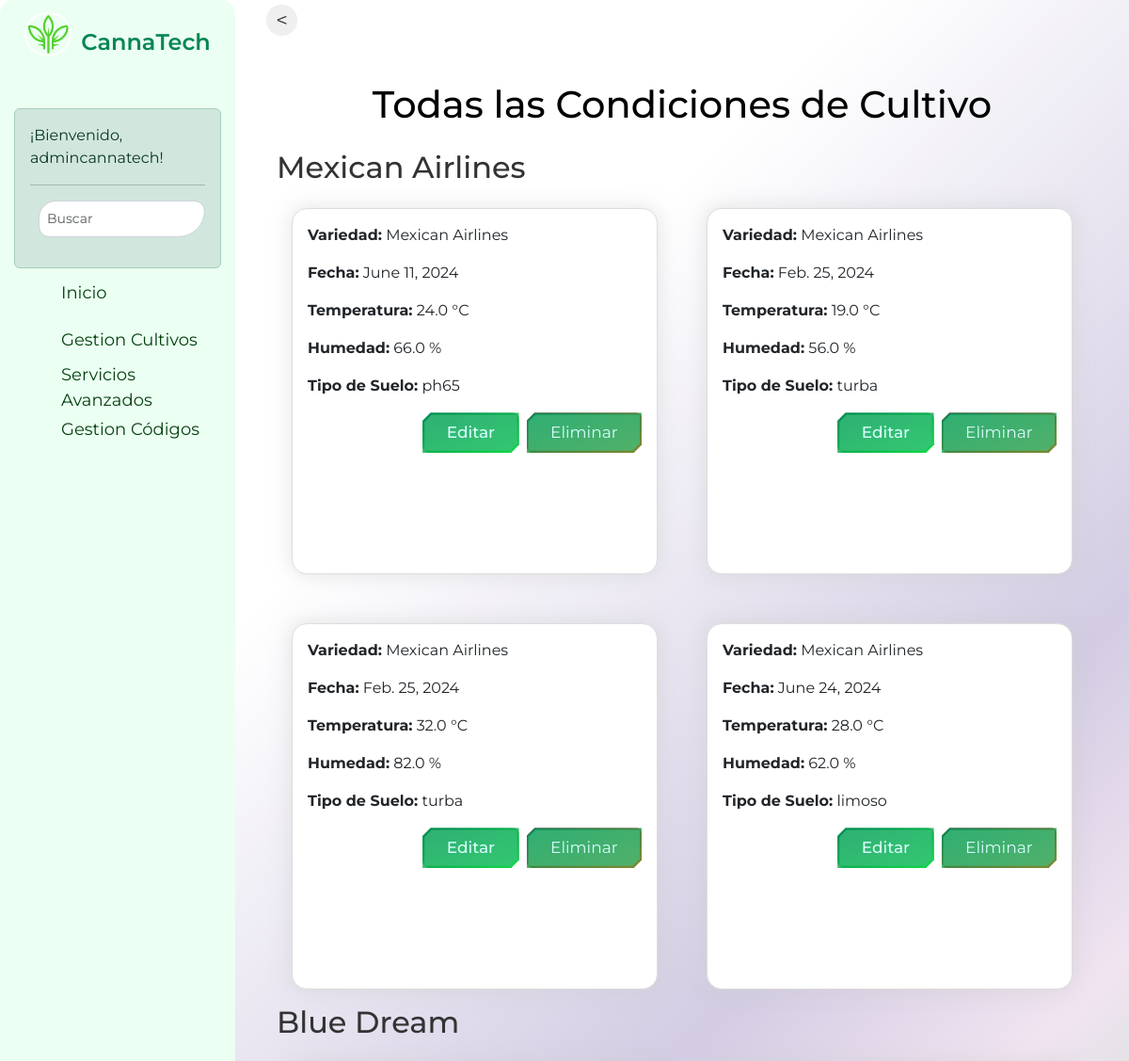
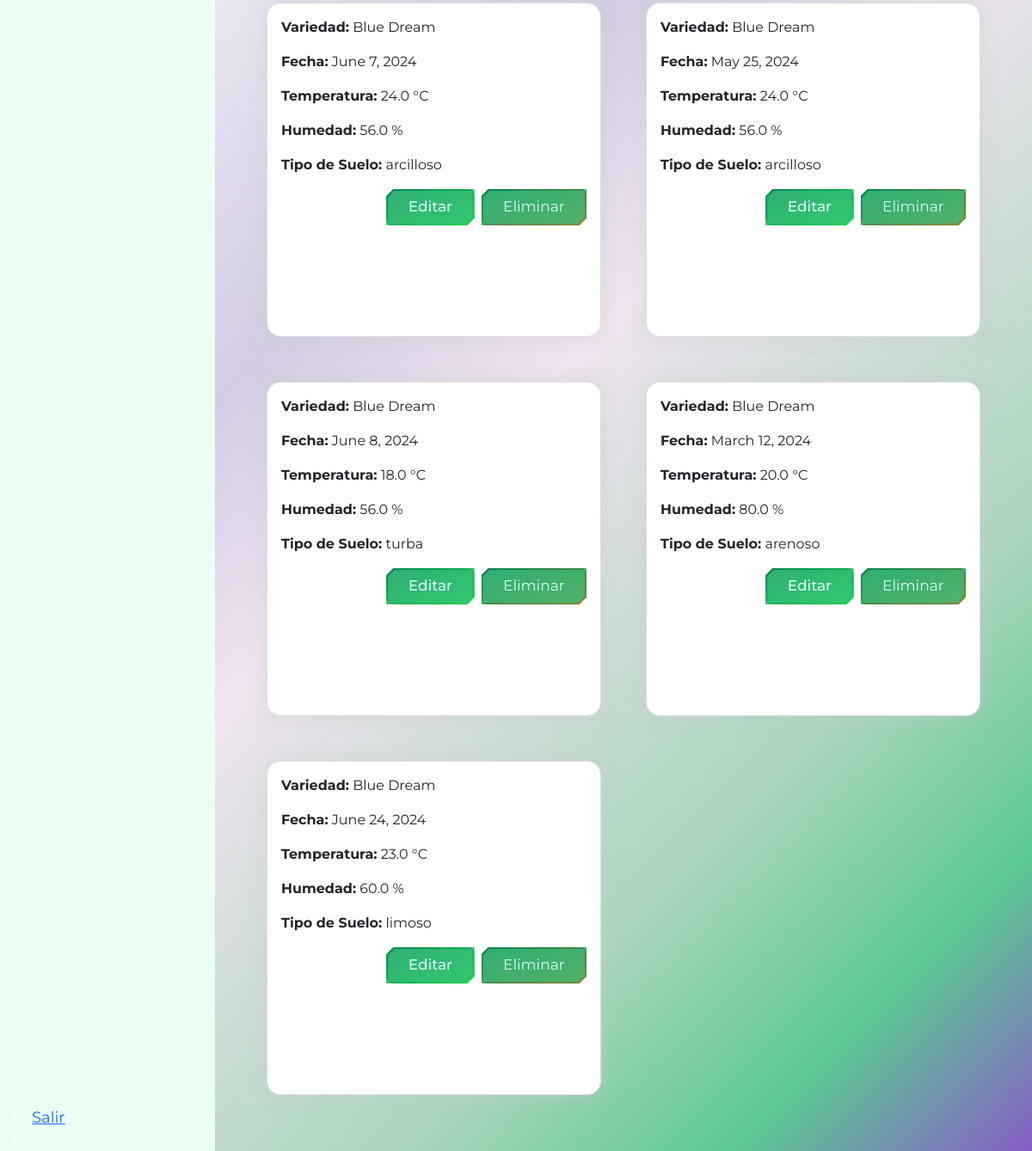
Screenshot of /condiciones/ (signed in) with the database file from the repository (2 pictures, top to bottom).
### core/models.py (models this page shows, shortened)
class Variedad(models.Model):
    nombre = models.CharField(max_length=100)
    descripcion = models.TextField()
    user = models.ForeignKey(User, on_delete=models.CASCADE, default=None)

class CondicionesCultivo(models.Model):
    variedad = models.ForeignKey(Variedad, on_delete=models.CASCADE, related_name='condiciones')
    registro_fecha = models.DateField()
    temperatura = models.FloatField()
    humedad = models.FloatField()
    tipo_suelo = models.CharField(max_length=100, choices=[
        ('arcilloso', 'Arcilloso: Alta proporción de arcilla, retiene agua y nutrientes.'),
        ('arenoso', 'Arenoso: Mucha arena, muy permeable, retiene menos agua y nutrientes.'),
        ('limoso', 'Limoso: Textura suave, retiene agua y nutrientes.'),
        ('humifero', 'Humífero: Rico en materia orgánica y nutrientes, muy fértil.'),
        ('calcareo', 'Calcáreo: Alto contenido de calcio, afecta el pH del suelo.'),
        ('salino', 'Salino: Concentraciones altas de sales solubles, perjudicial para cultivos.'),
        ('turba', 'Turba: Suelo orgánico de descomposición vegetal.'),
    ])
    ph_suelo = models.FloatField(default=7.0)
    nutrientes = models.CharField(max_length=100, default='normal')
    iluminacion = models.FloatField(default=0.0)
    temperatura_suelo = models.FloatField(default=0.0)
    humedad_suelo = models.FloatField(default=0.0)
    temperatura_ambiente = models.FloatField(default=0.0)
    humedad_ambiente = models.FloatField(default=0.0)
    concentracion_co2 = models.FloatField(default=400.0)
    ventilacion = models.CharField(max_length=100, default='normal')
    oxigeno_suelo = models.FloatField(default=0.0)
    calidad_agua_ph = models.FloatField(default=6.0)
    calidad_agua_cloro = models.FloatField(default=0.0)

### core/views.py (the view)
# urls.py: path('condiciones/', views.todas_condiciones_cultivo, name='todas_condiciones_cultivo'),
@login_required
def todas_condiciones_cultivo(request):
    variedades = Variedad.objects.filter(user=request.user)
    condiciones = CondicionesCultivo.objects.filter(variedad__in=variedades)
    return render(request, 'core/condiciones_cultivo.html', {'condiciones': condiciones})

### core/templates/core/condiciones_cultivo.html (shortened to what this page needs)
{% extends 'core/base.html' %}
{% load static %}
{% block content %}
    <input type="button" class="btn-prev" value="<" onClick="javascript:history.go(-1);">
    <div class="container my-5">
        <div class="text-center">
            <h1 class="mb-4 texto-negro">Todas las Condiciones de Cultivo</h1>
        </div>
        {% regroup condiciones by variedad as grouped_condiciones %}
        {% for group in grouped_condiciones %}
        <div class="variedad-group">
            <h2 class="variedad-nombre">{{ group.grouper.nombre }}</h2>
            <div class="card-cont">
                {% for condicion in group.list %}
                <div class="card cultivo-card">
                    <div class="card-body">
                        <p><strong>Variedad:</strong> {{ condicion.variedad.nombre }}</p>
                        <p><strong>Fecha:</strong> {{ condicion.registro_fecha }}</p>
                        <p><strong>Temperatura:</strong> {{ condicion.temperatura }} °C</p>
                        <p><strong>Humedad:</strong> {{ condicion.humedad }} %</p>
                        <p><strong>Tipo de Suelo:</strong> {{ condicion.tipo_suelo }}</p>
                        <div class="d-flex justify-content-end">
                            <a href="{% url 'condiciones_cultivo_update' condicion.variedad.pk condicion.pk %}" class="btn btn-primary me-2">Editar</a>
                            <button type="button" class="btn btn-danger" data-toggle="modal" data-target="#modalEliminarCondicion{{ condicion.pk }}">
                                Eliminar
                            </button>
                        </div>
                    </div>
                </div>
                {% endfor %}
            </div>
        </div>
        {% endfor %}
    </div>
{% endblock %}

### core/templates/core/base.html (shortened to what this page needs)
{% load static %}
<!DOCTYPE html>
<html lang="en">
<head>
    <link rel="stylesheet" href="https://cdn.jsdelivr.net/npm/bootstrap@5.3.0/dist/css/bootstrap.min.css">
    <link rel="stylesheet" href="https://code.ionicframework.com/ionicons/2.0.1/css/ionicons.min.css">
    <link href="{% static 'core/css/main.css' %}" rel="stylesheet">
    <link href="{% static 'core/css/styles.css' %}" rel="stylesheet">
    <link rel="stylesheet" href="https://cdnjs.cloudflare.com/ajax/libs/font-awesome/6.5.2/css/all.min.css" />
</head>
<body data-bs-theme="light">
    <div class="container-fluid">
        <div class="row">
            {% if user.is_authenticated %}
            <div class="barra-lateral">
                <div>
                    <div class="nombre-pagina">
                        <a href="{% url 'home' %}">
                            <img src="{% static 'core/images/logo.png' %}" alt="CannaTech Logo" class="logo">
                        </a>
                        <p class="nombre">CannaTech</p>
                    </div>
                           <div class="alert alert-success mt-1 mb-1">
                        ¡Bienvenido,<br> {{ request.user.get_username }}!
                        <hr>
                                <form method="GET" action="{% url 'search_results' %}" class="form-inline my-2 my-lg-0">
                                   <strong>  </strong>
                                    <input class="form-control mr-sm-2" type="search" placeholder="Buscar" aria-label="Search" name="q">
                                </form>
                            </div>
                                    </div>
                        <nav class="navegacion">
                    <li>
                    <a id="home" href="{% url 'home' %}">
                        <span class="text-color">Inicio</span>
                    </a>
                </li>
                            <li>
                                <a id="products" href="{% url 'products' %}">
                                    <span>Gestion Cultivos</span>
                                </a>
                            </li>
                <a id="funcionalidades" href="{% url 'management-view' %}">
                    <span>Servicios<br>Avanzados</span>
                </a>
                    <li>
                        <a id="funcionalidades" href="{% url 'barcodes' %}">
                        <span>Gestion Códigos</span>
                        </a>
                            </li>
            </nav>
                <div>
                    <div class="linea"></div>
            </div>
            <li>
                <a id="exit" href="{% url 'exit' %}">
                    <span>Salir</span>
                </a>
            </li>
            <li>
            </div>
            {% endif %}
            <div class="col">
                <main class="{% if user.is_authenticated %}authenticated-main{% else %}unauthenticated-main{% endif %}">
                    {% block content %}
                    {% endblock %}
                </main>
</body>
</html>

### rows the page displays
Variedad: grouper.nombre "Mexican Airlines"
CondicionesCultivo: variedad.nombre "Mexican Airlines", registro_fecha "June 11, 2024", temperatura "24.0", humedad "66.0", tipo_suelo "ph65"
CondicionesCultivo: variedad.nombre "Mexican Airlines", registro_fecha "Feb. 25, 2024", temperatura "19.0", humedad "56.0", tipo_suelo "turba"
CondicionesCultivo: variedad.nombre "Mexican Airlines", registro_fecha "Feb. 25, 2024", temperatura "32.0", humedad "82.0", tipo_suelo "turba"
CondicionesCultivo: variedad.nombre "Mexican Airlines", registro_fecha "June 24, 2024", temperatura "28.0", humedad "62.0", tipo_suelo "limoso"
Variedad: grouper.nombre "Blue Dream"
CondicionesCultivo: variedad.nombre "Blue Dream", registro_fecha "June 7, 2024", temperatura "24.0", humedad "56.0", tipo_suelo "arcilloso"
CondicionesCultivo: variedad.nombre "Blue Dream", registro_fecha "May 25, 2024", temperatura "24.0", humedad "56.0", tipo_suelo "arcilloso"
CondicionesCultivo: variedad.nombre "Blue Dream", registro_fecha "June 8, 2024", temperatura "18.0", humedad "56.0", tipo_suelo "turba"
CondicionesCultivo: variedad.nombre "Blue Dream", registro_fecha "March 12, 2024", temperatura "20.0", humedad "80.0", tipo_suelo "arenoso"
CondicionesCultivo: variedad.nombre "Blue Dream", registro_fecha "June 24, 2024", temperatura "23.0", humedad "60.0", tipo_suelo "limoso"

### other values shown
{{ request.user.get_username }} "admincannatech"
